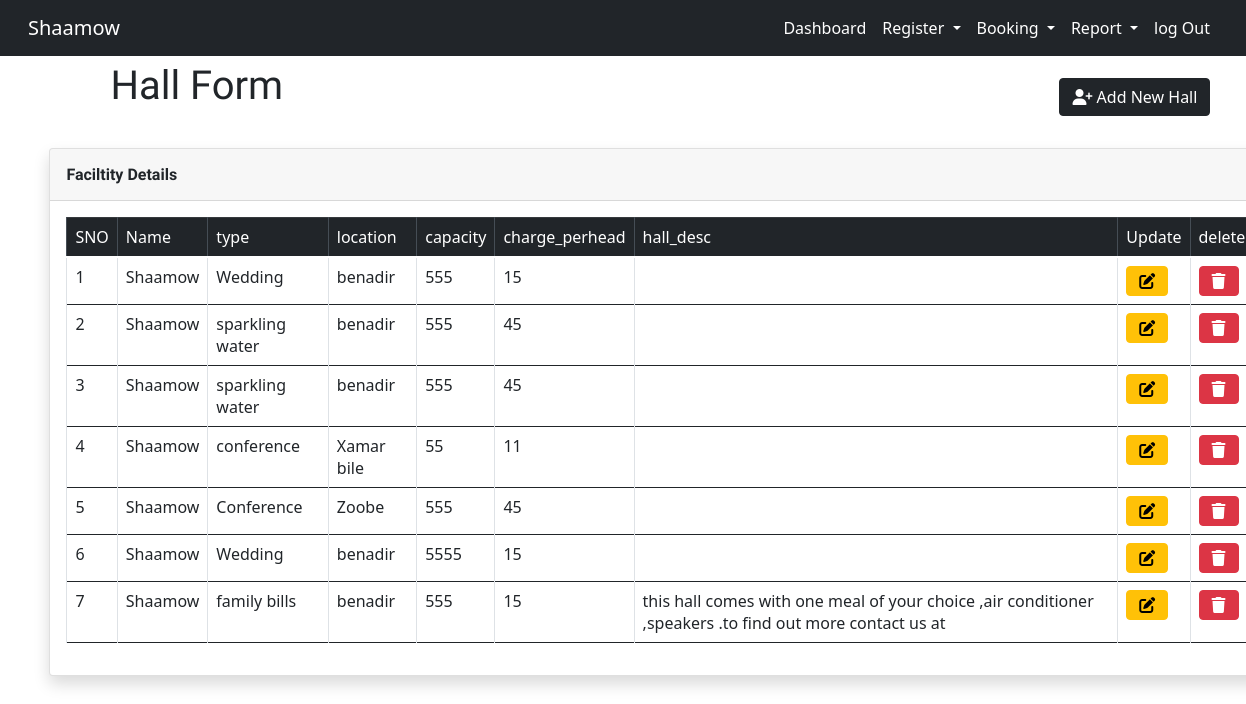
The app's page /hall/hview.php?id=9 with its own data.
### tables this page shows
CREATE TABLE `company_reg` (
  `id` int(11) NOT NULL,
  `Name` varchar(45) NOT NULL,
  `Address` varchar(45) NOT NULL,
  `phone` varchar(45) NOT NULL,
  `email` varchar(45) NOT NULL,
  `company_logo` varchar(85) DEFAULT NULL,
  `Description` varchar(155) NOT NULL
);

CREATE TABLE `halls` (
  `hall_id` int(11) NOT NULL,
  `Company_id` int(11) DEFAULT NULL,
  `facility_id` int(11) NOT NULL,
  `hall_type` varchar(35) DEFAULT NULL,
  `location` varchar(35) DEFAULT NULL,
  `capacity` int(11) DEFAULT NULL,
  `charge_perhead` double DEFAULT NULL,
  `hall_photo` varchar(55) DEFAULT NULL,
  `hall_desc` varchar(355) NOT NULL,
  `date` date DEFAULT NULL
);

### hall/hview.php (the view, shortened to what this page needs)
<?php
include("../conn.php");
include("../Bussiness/home.php");
?>
<div class="container my-3">
    <div class="d-flex justify-content-between m-2">
      <h1 class="text-center"> Hall  Form</h1>
      <button type="button" id="callModal" class="btn btn-dark my-3" data-bs-toggle="modal" data-bs-target="#completeModal"><i class="fa-solid fa-user-plus"></i> Add New Hall</button>
    </div>
</div>
<div class="container-fluid">
           <div class="card shadow mb-4">
               <div class="card-header py-3">
                   <h6 class="m-0 font-weight-bold text-dark">Faciltity Details</h6>
               </div>
               <div class="card-body">
                   <div class="table-responsive">
<table class="table table-bordered" id="myTable" >
    <thead class="table-dark">
        <tr>
            <td>SNO</td>
            <td> Name</td>
            <td>type</td>
            <td>location</td>
            <td>capacity</td>
            <td>charge_perhead</td>
            <td>hall_desc</td>
            <td>Update</td>
            <td>delete</td>
        </tr>
    </thead>
    <tbody>
        <?php
        $id = $_GET['id'];
        $n = 1;
        $sql = "SELECT c.*,h.* FROM halls h join company_reg c on h.Company_id=c.id where company_id='$id'";
        $query = mysqli_query($conn, $sql);
        if (mysqli_num_rows($query) > 0) {
            $sql = "SELECT c.*,h.* FROM halls h join company_reg c on h.Company_id=c.id where company_id='$id'";
            $query = mysqli_query($conn, $sql);
            while ($data = mysqli_fetch_array($query)) {
        ?>
                <tr>
                    <td><?php echo $n; ?></td>
                    <td><?php echo $data["Name"] ?></td>
                    <td><?php echo $data["hall_type"] ?></td>
                    <td><?php echo $data["location"] ?></td>
                    <td><?php echo $data["capacity"] ?></td>
                    <td><?php echo $data["charge_perhead"] ?></td>
                    <td><?php echo $data["hall_desc"] ?></td>
                   <td>
                    <a href="hedit.php?hid=<?php echo $data["hall_id"] ?>&&id=<?php echo $id ?>" class="btn btn-warning"><i class="fas fa-edit"></i></a>
                    </td>
                    <td>
                   <a href="hall_del.php?hid=<?php echo $data["hall_id"] ?>&&id=<?php echo $id ?>" class="btn btn-danger"><i class="fas fa-trash"></i></a>
                 </td>
                </tr>
        <?php
                $n++;
            }
        } else {
            echo "no data available";
        }
        ?>
    </tbody>
</table>

### Bussiness/header.php (shortened to what this page needs)
<head>
    <link rel="stylesheet" href="assets/font-awesome/css/all.min.css">
    <link href="../assets/vendor/bootstrap/css/bootstrap.min.css" rel="stylesheet">
    <link href="../assets/vendor/icofont/icofont.min.css" rel="stylesheet">
    <link href="../assets/vendor/boxicons/css/boxicons.min.css" rel="stylesheet">
    <link href="../assets/vendor/venobox/venobox.css" rel="stylesheet">
    <link href="../assets/vendor/animate.css/animate.min.css" rel="stylesheet">
    <link href="../assets/vendor/remixicon/remixicon.css" rel="stylesheet">
    <link href="../assets/vendor/owl.carousel/assets/owl.carousel.min.css" rel="stylesheet">
    <link href="../assets/vendor/bootstrap-datepicker/css/bootstrap-datepicker.min.css" rel="stylesheet">
    <link href="../assets/DataTables/datatables.min.css" rel="stylesheet">
    <link href="../assets/css/jquery.datetimepicker.min.css" rel="stylesheet">
    <link href="../assets/css/select2.min.css" rel="stylesheet">
    <link href="assets/css/style.css" rel="stylesheet">
    <link type="text/css" rel="stylesheet" href="assets/css/jquery-te-1.4.0.css">
</head>

### Bussiness/home.php (shortened to what this page needs)
<?php
@include("../conn.php");
include("header.php");
?>
<head>
    <link href="https://cdn.jsdelivr.net/npm/bootstrap@5.0.2/dist/css/bootstrap.min.css" rel="stylesheet">
    <link  rel="stylesheet" href="https://cdnjs.cloudflare.com/ajax/libs/font-awesome/6.2.0/css/all.min.css">
</head>
<?php
$id=$_GET['id'];
$query=mysqli_query($conn,"select * from company_reg  where id='$id'");
$data=mysqli_fetch_array($query);
?>
<nav class="navbar navbar-expand-sm navbar-light bg-dark fixed-top">
    <div class="container-fluid ">
        <a class="navbar-brand" id='a' href="#"><?php echo $data['Name']?></a>
        <div class="collapse navbar-collapse justify-content-end" id="navbarNavDropdown">
            <ul class="navbar-nav ">
                <li class="nav-item ">
                    <a class="nav-link" id='a' href="../dashboard/dashboard.php?id=<?php echo $data["id"];?>">Dashboard</a>
                </li>
                <li class="nav-item dropdown">
                    <a class="nav-link dropdown-toggle" id='a' href="#" id="navbarDropdownMenuLink" data-toggle="dropdown" aria-haspopup="true" aria-expanded="false">
                        Register</i>
                    </a>
                    <li class="nav-item dropdown">
                    <a class="nav-link dropdown-toggle" id='a' href="#" id="navbarDropdownMenuLink" data-toggle="dropdown" aria-haspopup="true" aria-expanded="false">
                        Booking</i>
                    </a>
                    </li>
                           <li class="nav-item dropdown">
                    <a class="nav-link dropdown-toggle" id='a' href="#" id="navbarDropdownMenuLink" data-toggle="dropdown" aria-haspopup="true" aria-expanded="false">
                    Report</i>
                    </a>
                    </li>
                <li class="nav-item ">
                    <a class="nav-link" id='a' href="../login.php">log Out</a>
                </li>
            </ul>
</nav>

### assets/css/style.css (style rules this page uses)
a { color: #1977cc; }
h1, h2, h3, h4, h5, h6 { font-family: "Raleway", sans-serif; }

### Bussiness/home.php (style rules this page uses)
#a { color: white; }

### records on screen
company_reg: Name "Shaamow"
halls: Company.Name "Shaamow", hall_type "Wedding", location "benadir", capacity "555", charge_perhead "15"
halls: Company.Name "Shaamow", hall_type "sparkling water", location "benadir", capacity "555", charge_perhead "45"
halls: Company.Name "Shaamow", hall_type "sparkling water", location "benadir", capacity "555", charge_perhead "45"
halls: Company.Name "Shaamow", hall_type "conference", location "Xamar bile", capacity "55", charge_perhead "11"
halls: Company.Name "Shaamow", hall_type "Conference", location "Zoobe", capacity "555", charge_perhead "45"
halls: Company.Name "Shaamow", hall_type "Wedding", location "benadir", capacity "5555", charge_perhead "15"
halls: Company.Name "Shaamow", hall_type "family bills", location "benadir", capacity "555", charge_perhead "15", hall_desc "this hall comes with one meal of your choice ,air conditioner ,speakers .to find out more contact us at"
